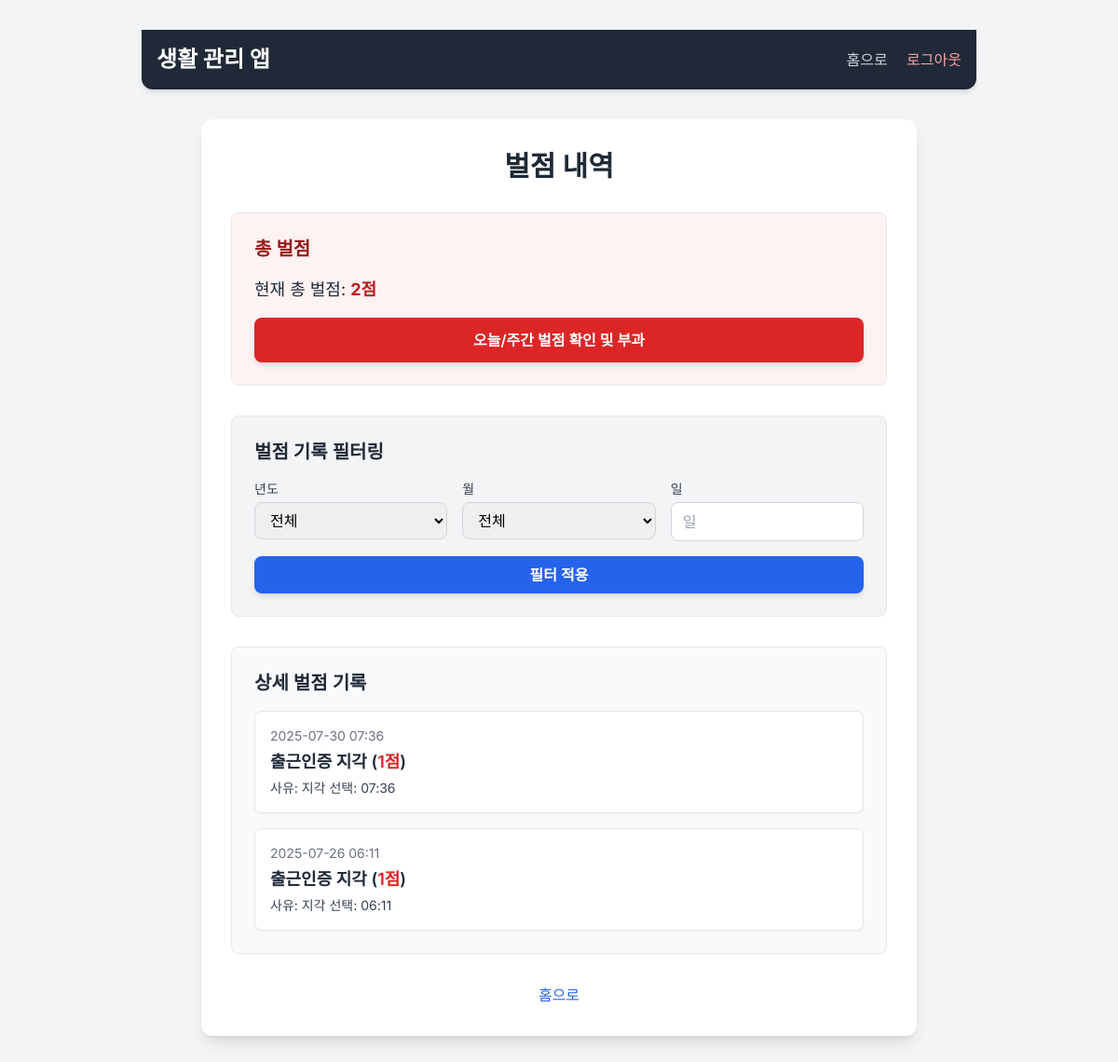
The app's page /penalties (signed in) with its own data.
### app.py (models this page shows, shortened)
class Penalty(db.Model):
    id = db.Column(db.Integer, primary_key=True)
    user_id = db.Column(db.Integer, db.ForeignKey('user.id'), nullable=False)
    penalty_type = db.Column(db.String(50), nullable=False)
    rule_name = db.Column(db.String(50), nullable=True)
    reason = db.Column(db.Text, nullable=True)
    penalty_points = db.Column(db.Integer, nullable=False, default=1)
    timestamp = db.Column(db.DateTime, default=datetime.now, nullable=False)
    related_date = db.Column(db.Date, nullable=True)
    user = db.relationship('User', backref=db.backref('penalties', lazy=True))

### app.py (the view)
@app.route('/penalties')
def penalties():
    if 'user_id' not in session: return flash("권한이 없습니다.", 'error'), redirect(url_for('login'))
    target_user_id = session['user_id']
    if session.get('role') == 'owner':
        ddang_user = User.query.filter_by(username='ddang').first()
        target_user_id = ddang_user.id if ddang_user else -1
    query = Penalty.query.filter_by(user_id=target_user_id)
    total_penalty = db.session.query(func.sum(Penalty.penalty_points)).filter_by(user_id=target_user_id).scalar() or 0
    user_penalties = query.order_by(db.desc(Penalty.timestamp)).all()
    return render_template('penalties.html', penalties=user_penalties, total_penalty_points=total_penalty)

### templates/penalties.html (shortened to what this page needs)
{% extends "base.html" %}
{% from '_macros.html' import format_currency %}
{% block content %}
<div class="bg-white p-8 rounded-xl shadow-lg w-full max-w-3xl mx-auto">
  <h2 class="text-3xl font-bold text-center text-gray-800 mb-8">벌점 내역</h2>
  <div class="mb-8 p-6 border border-gray-200 rounded-lg bg-red-50">
    <h3 class="text-xl font-semibold text-red-800 mb-4">총 벌점</h3>
    <p class="text-gray-800 text-lg">
      현재 총 벌점: <span class="font-bold text-red-700">{{ total_penalty_points }}점</span>
    </p>
    <form method="post" action="{{ url_for('check_daily_weekly_penalties') }}" class="mt-4">
      <button type="submit"
              class="w-full bg-red-600 text-white py-3 rounded-lg font-semibold hover:bg-red-700 transition duration-300 shadow-md">
        오늘/주간 벌점 확인 및 부과
      </button>
    </form>
  </div>
  <div class="mb-8 p-6 border border-gray-200 rounded-lg bg-gray-100">
    <h3 class="text-xl font-semibold text-gray-800 mb-4">벌점 기록 필터링</h3>
    <form method="get" action="{{ url_for('penalties') }}" class="space-y-4">
      <div class="grid grid-cols-1 sm:grid-cols-3 gap-4">
        <div>
          <label for="year" class="block text-sm font-medium text-gray-700 mb-1">년도</label>
          <select id="year" name="year" class="w-full px-3 py-2 border border-gray-300 rounded-lg focus:outline-none focus:ring-2 focus:ring-blue-500">
            <option value="">전체</option>
          </select>
        </div>
        <div>
          <label for="month" class="block text-sm font-medium text-gray-700 mb-1">월</label>
          <select id="month" name="month" class="w-full px-3 py-2 border border-gray-300 rounded-lg focus:outline-none focus:ring-2 focus:ring-blue-500">
            <option value="">전체</option>
          </select>
        </div>
        <div>
          <label for="day" class="block text-sm font-medium text-gray-700 mb-1">일</label>
          <input type="number" id="day" name="day" placeholder="일" value="{{ selected_day | default('') }}"
                 class="w-full px-3 py-2 border border-gray-300 rounded-lg focus:outline-none focus:ring-2 focus:ring-blue-500">
        </div>
      </div>
      <button type="submit"
              class="w-full bg-blue-600 text-white py-2 rounded-lg font-semibold hover:bg-blue-700 transition duration-300 shadow-md">
        필터 적용
      </button>
    </form>
  </div>
  <div class="p-6 border border-gray-200 rounded-lg bg-gray-50">
    <h3 class="text-xl font-semibold text-gray-800 mb-4">상세 벌점 기록</h3>
    {% if penalties %}
      <ul class="space-y-4">
        {% for penalty in penalties %}
          <li class="bg-white p-4 rounded-lg shadow-sm border border-gray-200">
            <p class="text-sm text-gray-500 mb-1">{{ penalty.timestamp.strftime('%Y-%m-%d %H:%M') }}</p>
            <p class="text-lg font-semibold text-gray-800">{{ penalty.penalty_type }} (<span class="text-red-600">{{ penalty.penalty_points }}점</span>)</p>
            {% if penalty.reason %}<p class="text-gray-700 text-sm mt-1">사유: {{ penalty.reason }}</p>{% endif %}
          </li>
        {% endfor %}
      </ul>
    {% else %}
      <p class="text-center text-gray-600 text-lg">기록된 벌점 내역이 없습니다.</p>
    {% endif %}
  </div>
  <div class="mt-8 text-center">
    <a href="{{ url_for('home') }}" class="inline-block text-blue-600 hover:underline font-medium">홈으로</a>
  </div>
</div>
{% endblock %}

### templates/base.html (style rules this page uses)
body { font-family: 'Inter', sans-serif; }

### records on screen
Penalty: timestamp "2025-07-30 07:36", penalty_type "출근인증 지각", penalty_points "1", reason "지각 선택: 07:36"
Penalty: timestamp "2025-07-26 06:11", penalty_type "출근인증 지각", penalty_points "1", reason "지각 선택: 06:11"

### other values on screen
{{ total_penalty_points }} "2"
